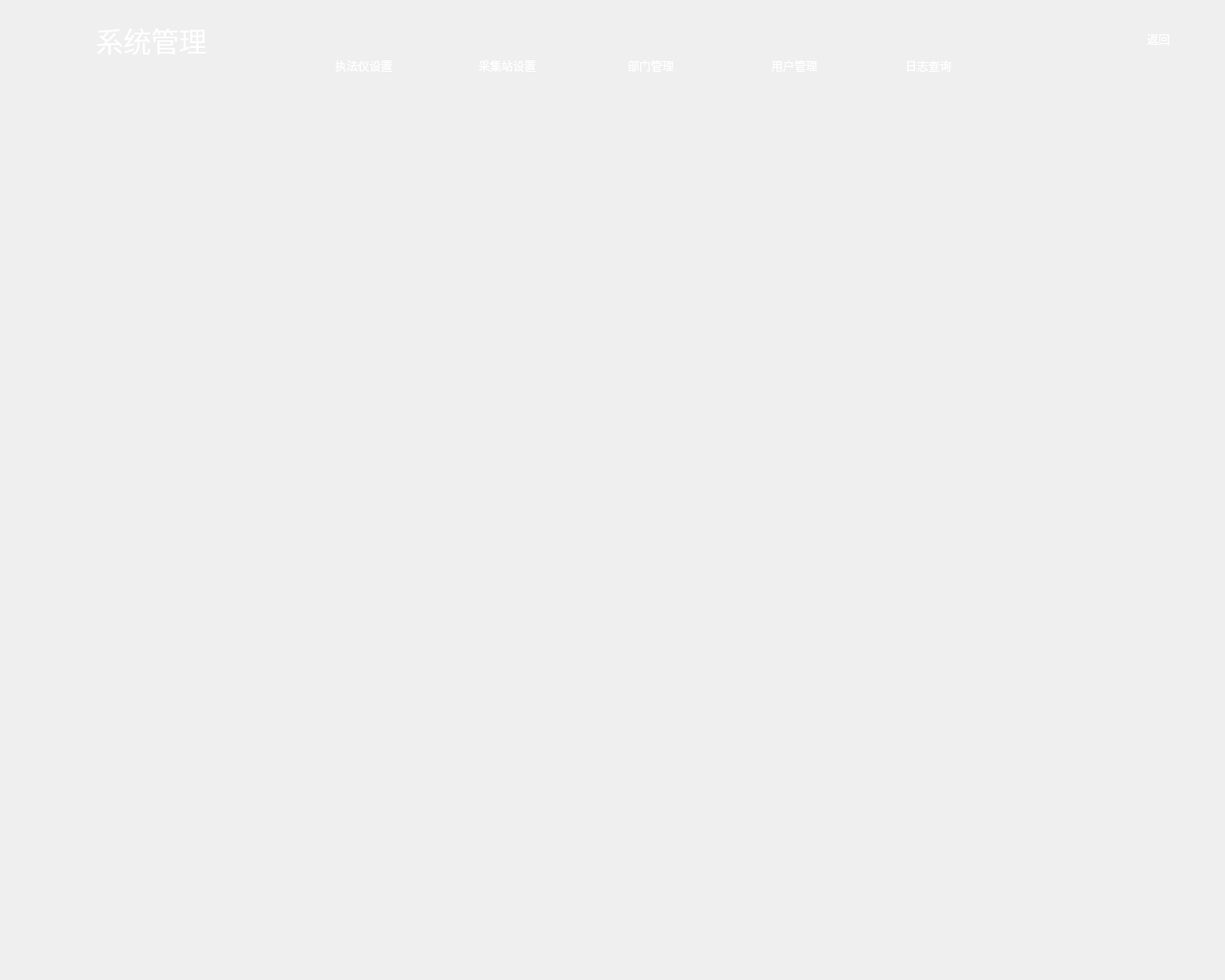
<?xml version="1.0" encoding="UTF-8"?>
<ui version="4.0">
 <class>SystemManageWindow</class>
 <widget class="QMainWindow" name="SystemManageWindow">
  <property name="geometry">
   <rect>
    <x>0</x>
    <y>0</y>
    <width>1280</width>
    <height>1024</height>
   </rect>
  </property>
  <property name="windowTitle">
   <string>MainWindow</string>
  </property>
  <property name="styleSheet">
   <string notr="true">QMainWindow{
	background-image: url(:/image/asm8315.png);
}</string>
  </property>
  <widget class="QWidget" name="centralwidget">
   <widget class="QPushButton" name="pushButtonBack">
    <property name="geometry">
     <rect>
      <x>1150</x>
      <y>15</y>
      <width>121</width>
      <height>51</height>
     </rect>
    </property>
    <property name="styleSheet">
     <string notr="true">QPushButton{
font: 20pt &quot;Sans Serif&quot;;
border: none;
background-color: transparent;
	color: rgb(255, 255, 255);
}
</string>
    </property>
    <property name="text">
     <string>返回</string>
    </property>
   </widget>
   <widget class="QStackedWidget" name="stackedWidget">
    <property name="geometry">
     <rect>
      <x>20</x>
      <y>110</y>
      <width>1250</width>
      <height>905</height>
     </rect>
    </property>
    <property name="styleSheet">
     <string notr="true"/>
    </property>
    <property name="currentIndex">
     <number>1</number>
    </property>
    <widget class="QWidget" name="page"/>
    <widget class="QWidget" name="page_2"/>
   </widget>
   <widget class="QLabel" name="label">
    <property name="geometry">
     <rect>
      <x>100</x>
      <y>10</y>
      <width>151</width>
      <height>65</height>
     </rect>
    </property>
    <property name="font">
     <font>
      <family>Sans Serif</family>
      <pointsize>22</pointsize>
      <weight>50</weight>
      <italic>false</italic>
      <bold>false</bold>
     </font>
    </property>
    <property name="styleSheet">
     <string notr="true">   font: 22pt &quot;Sans Serif&quot;;
	color: rgb(255, 255, 255);</string>
    </property>
    <property name="text">
     <string>系统管理</string>
    </property>
    <property name="textFormat">
     <enum>Qt::AutoText</enum>
    </property>
    <property name="scaledContents">
     <bool>false</bool>
    </property>
   </widget>
   <widget class="QPushButton" name="pushButtonRecorderSet">
    <property name="geometry">
     <rect>
      <x>310</x>
      <y>55</y>
      <width>140</width>
      <height>28</height>
     </rect>
    </property>
    <property name="styleSheet">
     <string notr="true">QPushButton {
    color: white;
    border: none;
    background-image: url(:/image/asm6232.png);
}
QPushButton:pressed{
border-image: url(:/image/asm6152.png);
 border: none;
color: rgb(85, 255, 255);
}




</string>
    </property>
    <property name="text">
     <string>执法仪设置</string>
    </property>
    <property name="autoDefault">
     <bool>false</bool>
    </property>
   </widget>
   <widget class="QPushButton" name="pushButtonWorkstationSet">
    <property name="geometry">
     <rect>
      <x>460</x>
      <y>55</y>
      <width>140</width>
      <height>28</height>
     </rect>
    </property>
    <property name="styleSheet">
     <string notr="true">QPushButton {
    color: white;
    border: none;
    background-image: url(:/image/asm6232.png);
}
QPushButton:pressed{
border-image: url(:/image/asm6152.png);
 border: none;
color: rgb(85, 255, 255);
}
</string>
    </property>
    <property name="text">
     <string>采集站设置</string>
    </property>
   </widget>
   <widget class="QPushButton" name="pushButtonDeptManage">
    <property name="geometry">
     <rect>
      <x>610</x>
      <y>55</y>
      <width>140</width>
      <height>28</height>
     </rect>
    </property>
    <property name="styleSheet">
     <string notr="true">QPushButton {
    color: white;
    border: none;
    background-image: url(:/image/asm6232.png);
}
QPushButton:pressed{
border-image: url(:/image/asm6152.png);
 border: none;
color: rgb(85, 255, 255);
}
</string>
    </property>
    <property name="text">
     <string>部门管理</string>
    </property>
   </widget>
   <widget class="QPushButton" name="pushButtonUserManage">
    <property name="geometry">
     <rect>
      <x>760</x>
      <y>55</y>
      <width>140</width>
      <height>28</height>
     </rect>
    </property>
    <property name="styleSheet">
     <string notr="true">QPushButton {
    color: white;
    border: none;
    background-image: url(:/image/asm6232.png);
}
QPushButton:pressed{
border-image: url(:/image/asm6152.png);
 border: none;
color: rgb(85, 255, 255);
}
</string>
    </property>
    <property name="text">
     <string>用户管理</string>
    </property>
   </widget>
   <widget class="QPushButton" name="pushButtonLogQuery">
    <property name="geometry">
     <rect>
      <x>900</x>
      <y>55</y>
      <width>140</width>
      <height>28</height>
     </rect>
    </property>
    <property name="styleSheet">
     <string notr="true">QPushButton {
    color: white;
    border: none;
    background-image: url(:/image/asm6232.png);
}
QPushButton:pressed{
border-image: url(:/image/asm6152.png);
 border: none;
color: rgb(85, 255, 255);
}
</string>
    </property>
    <property name="text">
     <string>日志查询</string>
    </property>
   </widget>
   <widget class="QLabel" name="label_2">
    <property name="geometry">
     <rect>
      <x>1160</x>
      <y>30</y>
      <width>31</width>
      <height>20</height>
     </rect>
    </property>
    <property name="styleSheet">
     <string notr="true">QLabel{
image: url(:/image/Individual center7995.png);
}</string>
    </property>
    <property name="text">
     <string/>
    </property>
   </widget>
  </widget>
 </widget>
 <resources/>
 <connections/>
</ui>
